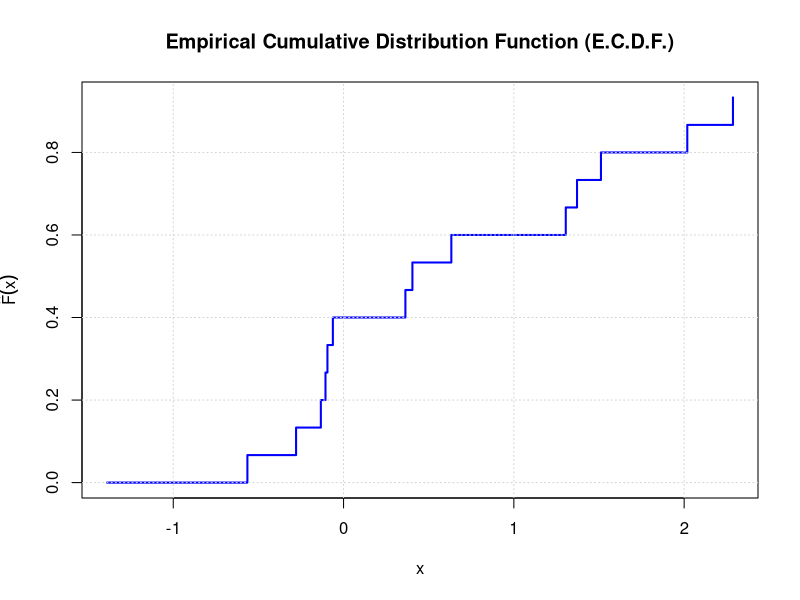
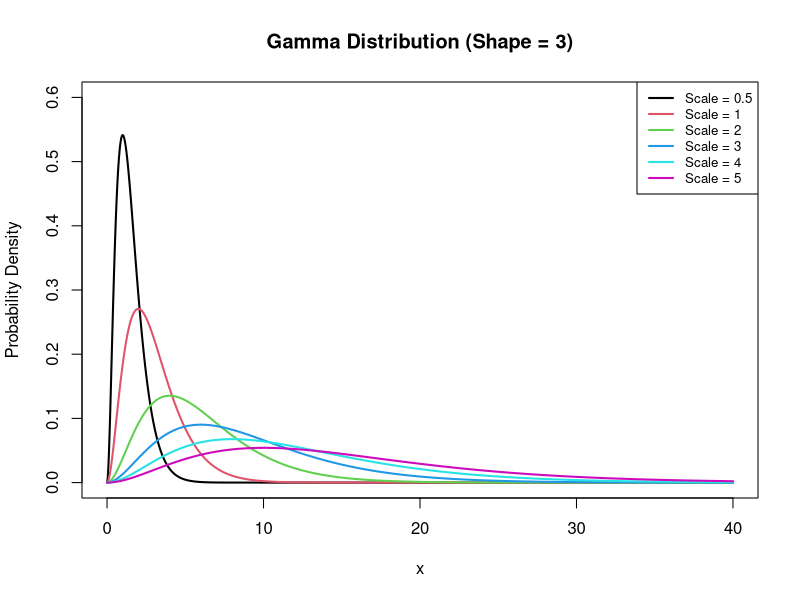
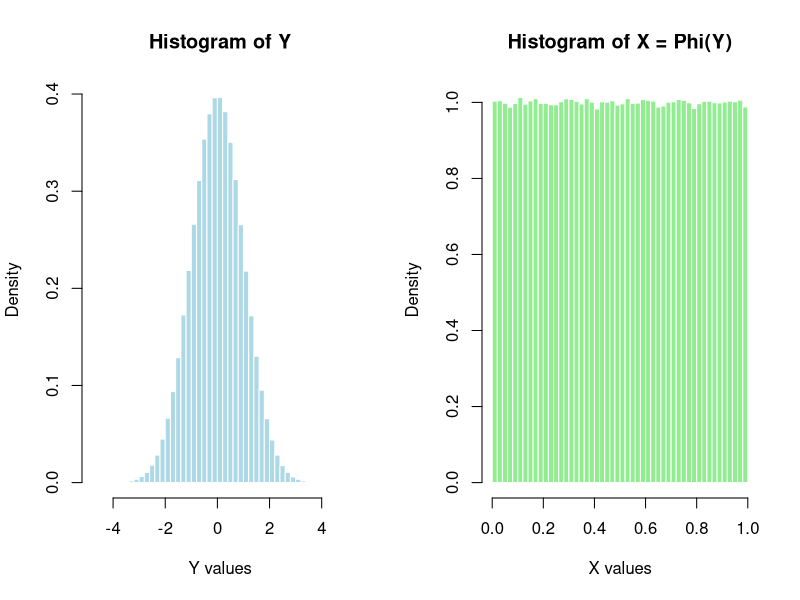
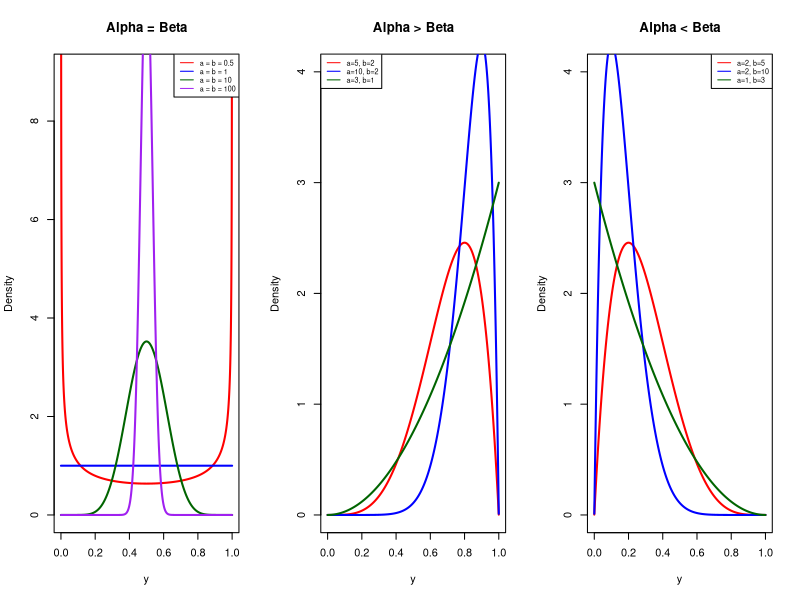
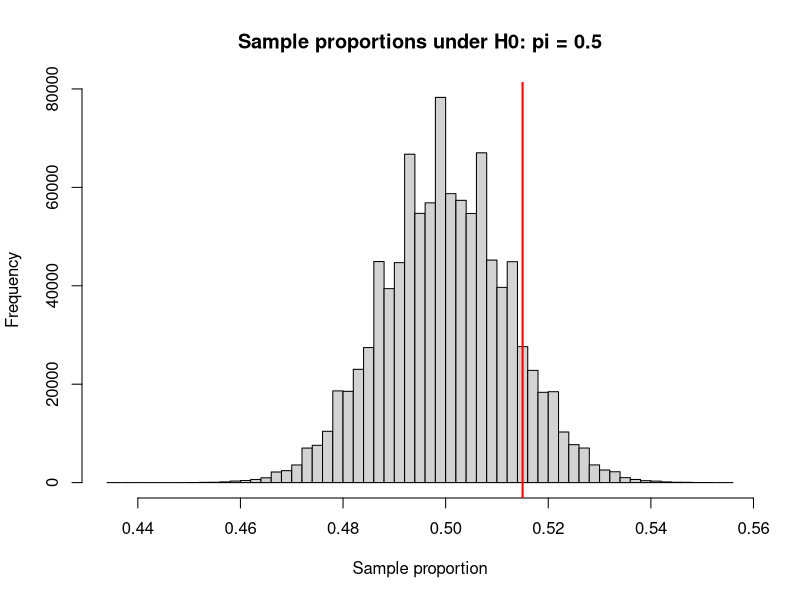

The R source for these figures, in order:
## ---- chunk 1
knitr::opts_chunk$set(echo = TRUE)
## ---- chunk 2
# Setup
set.seed(0)
n <- 1000
A <- matrix(runif(n*n), n, n)
x.true <- runif(n)
y <- A %*% x.true

# B
tempo_b <- system.time({
  A_inv <- solve(A)          
  x1 <- A_inv %*% y          
})

print("Time with explicit inverse:")
print(tempo_b)


# C
tempo_c <- system.time({
  x2 <- solve(A, y)          
})

error1 <- mean(abs(x1-x.true))
error2 <- mean(abs(x2-x.true))

print("Time with direct solution:")
print(tempo_c)

error1
error2

## ---- chunk 3
# ==============================================================================
# Function for the Empirical C.D.F.
# ==============================================================================
# Definition based on the formula: F_hat(x) = #{x_i < x} / n
# 
# Arguments:
#   - x        : numeric unordered vector of observations
#   - plot.cdf : boolean (TRUE/FALSE). If TRUE, generates the step plot.
# ==============================================================================

compute_ecdf <- function(x, plot.cdf = FALSE) {
  # Total number of observations
  n <- length(x)
  
  if (n == 0) {
    stop("The input vector is empty.")
  }
  
  # a. Calculates the empirical c.d.f. for each element, preserving the original order
  # For each element x[i], counts how many elements in the vector are strictly smaller (<)
  ecdf_values <- sapply(x, function(xi) {
    sum(x < xi) / n
  })
  
  if (plot.cdf) {
    x_ordinato <- sort(x)
    y_ordinato <- (0:(n - 1)) / n
    
    plot(x_ordinato, y_ordinato, type = "s", lwd = 2, col = "blue",
         main = "Empirical Cumulative Distribution Function (E.C.D.F.)",
         xlab = "x", ylab = expression(hat(F)(x)))
    grid()
  }
  
  return(ecdf_values)
}


set.seed(42)

campione <- rnorm(15)

print("Original vector of observations:")
print(campione)

risultati_ecdf <- compute_ecdf(campione, plot.cdf = TRUE)

print("Values of the empirical c.d.f. (in the order corresponding to the original vector):")
print(risultati_ecdf)
## ---- chunk 4
# Set the shape and scale parameters
k <- 3
scales <- c(0.5, 1, 2, 3, 4, 5)

# Create x values
x <- seq(0, 40, length.out = 1000)

# Plot the first Gamma distribution
plot(x, dgamma(x, shape = k, scale = scales[1]),
     type = "l", col = 1, lwd = 2,
     ylim = c(0, 0.6),
     xlab = "x", ylab = "Probability Density",
     main = "Gamma Distribution (Shape = 3)")

# Add the other distributions
for (i in 2:length(scales)) {
  lines(x, dgamma(x, shape = k, scale = scales[i]),
        col = i, lwd = 2)
}

# Add the legend
legend("topright",
       legend = paste("Scale =", scales),
       col = 1:6, lwd = 2, cex = 0.8)
## ---- chunk 5
# Joint probability distribution from Table 2.4
P <- matrix(c(0.080, 0.198, 0.079,
              0.043, 0.254, 0.143,
              0.017, 0.105, 0.081),
            nrow = 3, byrow = TRUE)

# Marginal probabilities
px <- rowSums(P)
py <- colSums(P)

# Income scores
x <- c(1, 2, 3)

# Function to calculate correlation
joint_cor <- function(x, y, P) {
  px <- rowSums(P)
  py <- colSums(P)

  EX <- sum(x * px)
  EY <- sum(y * py)

  EXY <- sum(outer(x, y) * P)

  covXY <- EXY - EX * EY

  varX <- sum(x^2 * px) - EX^2
  varY <- sum(y^2 * py) - EY^2

  covXY / sqrt(varX * varY)
}

# Scoring system (i)
cor1 <- joint_cor(x, c(1, 2, 3), P)

# Scoring system (ii)
cor2 <- joint_cor(x, c(1, 4, 5), P)

round(c(System_i = cor1, System_ii = cor2), 4)
## ---- chunk 6
# Joint probabilities under independence
P_independent <- outer(px, py)

rownames(P_independent) <- c("Below average",
                             "Average",
                             "Above average")

colnames(P_independent) <- c("Not too happy",
                             "Pretty happy",
                             "Very happy")

round(P_independent, 6)

# Check that the marginals are unchanged
rowSums(P_independent)
colSums(P_independent)
## ---- chunk 7
# Generate one million standard normal observations
set.seed(123)
y <- rnorm(1000000, mean = 0, sd = 1)

# Apply the standard normal CDF
x <- pnorm(y)

# Display both histograms side by side
par(mfrow = c(1, 2))

hist(y,
     breaks = 60,
     probability = TRUE,
     main = "Histogram of Y",
     xlab = "Y values",
     col = "lightblue",
     border = "white")

hist(x,
     breaks = 60,
     probability = TRUE,
     main = "Histogram of X = Phi(Y)",
     xlab = "X values",
     col = "lightgreen",
     border = "white")

# Restore the default plotting layout
par(mfrow = c(1, 1))
## ---- chunk 8
# Values strictly inside (0,1)
y <- seq(0.0001, 0.9999, length.out = 2000)

# Three panels
par(mfrow = c(1, 3))

# (i) Equal parameters
params <- c(0.5, 1, 10, 100)
cols <- c("red", "blue", "darkgreen", "purple")

plot(y, dbeta(y, 0.5, 0.5),
     type = "l", col = cols[1], lwd = 2,
     ylim = c(0, 9),
     main = "Alpha = Beta",
     xlab = "y", ylab = "Density")

for (i in 2:4) {
  lines(y, dbeta(y, params[i], params[i]),
        col = cols[i], lwd = 2)
}

legend("topright",
       legend = paste("a = b =", params),
       col = cols, lty = 1, cex = 0.65)

# (ii) Alpha greater than Beta
plot(y, dbeta(y, 5, 2),
     type = "l", col = "red", lwd = 2,
     ylim = c(0, 4),
     main = "Alpha > Beta",
     xlab = "y", ylab = "Density")

lines(y, dbeta(y, 10, 2),
      col = "blue", lwd = 2)
lines(y, dbeta(y, 3, 1),
      col = "darkgreen", lwd = 2)

legend("topleft",
       legend = c("a=5, b=2", "a=10, b=2",
                  "a=3, b=1"),
       col = c("red", "blue", "darkgreen"),
       lty = 1, cex = 0.65)

# (iii) Alpha less than Beta
plot(y, dbeta(y, 2, 5),
     type = "l", col = "red", lwd = 2,
     ylim = c(0, 4),
     main = "Alpha < Beta",
     xlab = "y", ylab = "Density")

lines(y, dbeta(y, 2, 10),
      col = "blue", lwd = 2)
lines(y, dbeta(y, 1, 3),
      col = "darkgreen", lwd = 2)

legend("topright",
       legend = c("a=2, b=5", "a=2, b=10",
                  "a=1, b=3"),
       col = c("red", "blue", "darkgreen"),
       lty = 1, cex = 0.65)

par(mfrow = c(1, 1))
## ---- chunk 9
n     <- 1648   # poll size
p_obs <- 0.515  # observed proportion for Kelly
p0    <- 0.5    # presumed population proportion (H0)
## ---- chunk 10
se <- sqrt(p0 * (1 - p0) / n)
se
## ---- chunk 11
set.seed(0)
B <- 1e6
results <- rbinom(B, n, p0) / n
mean(results); sd(results)

hist(results, breaks = 50, main = "Sample proportions under H0: pi = 0.5",
     xlab = "Sample proportion")
abline(v = p_obs, col = "red", lwd = 2)

# share of simulated polls with at least 51.5% for Kelly
mean(results >= p_obs)
## ---- chunk 12
z <- (p_obs - p0) / se
z
1 - pnorm(z)   # normal approximation, compare with the simulation
